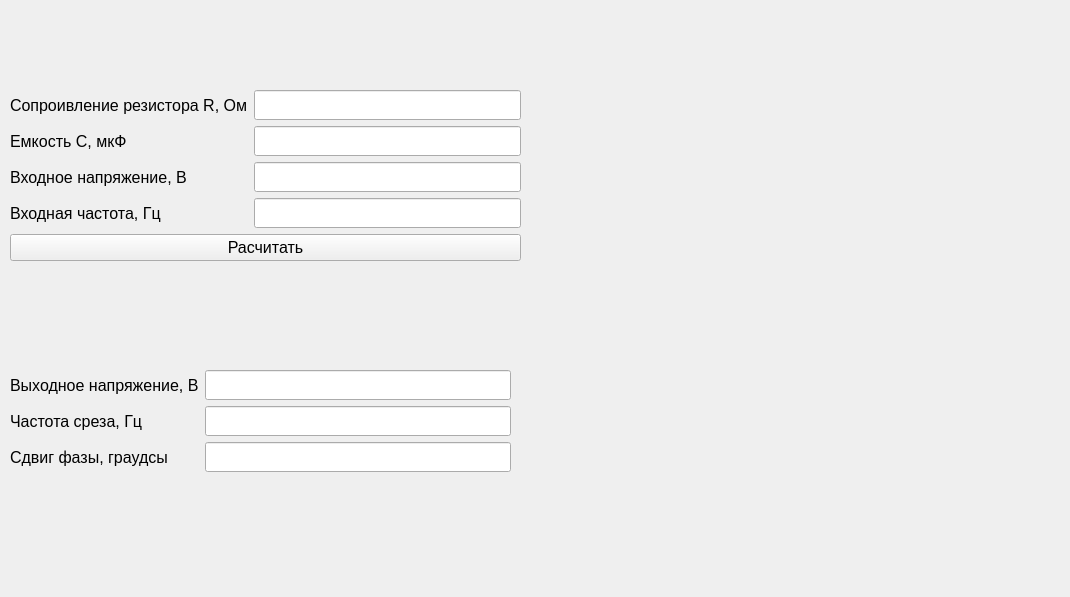
<?xml version="1.0" encoding="UTF-8"?>
<ui version="4.0">
 <class>Form</class>
 <widget class="QWidget" name="Form">
  <property name="geometry">
   <rect>
    <x>0</x>
    <y>0</y>
    <width>1070</width>
    <height>597</height>
   </rect>
  </property>
  <property name="windowTitle">
   <string>Form</string>
  </property>
  <widget class="QWidget" name="formLayoutWidget">
   <property name="geometry">
    <rect>
     <x>10</x>
     <y>370</y>
     <width>501</width>
     <height>151</height>
    </rect>
   </property>
   <layout class="QFormLayout" name="formLayout">
    <item row="0" column="0">
     <widget class="QLabel" name="label_4">
      <property name="maximumSize">
       <size>
        <width>16777215</width>
        <height>30</height>
       </size>
      </property>
      <property name="font">
       <font>
        <pointsize>12</pointsize>
       </font>
      </property>
      <property name="text">
       <string>Выходное напряжение, В</string>
      </property>
      <property name="margin">
       <number>0</number>
      </property>
     </widget>
    </item>
    <item row="0" column="1">
     <widget class="QLineEdit" name="Eout">
      <property name="sizePolicy">
       <sizepolicy hsizetype="Expanding" vsizetype="Maximum">
        <horstretch>0</horstretch>
        <verstretch>0</verstretch>
       </sizepolicy>
      </property>
      <property name="minimumSize">
       <size>
        <width>0</width>
        <height>30</height>
       </size>
      </property>
     </widget>
    </item>
    <item row="1" column="0">
     <widget class="QLabel" name="label_5">
      <property name="maximumSize">
       <size>
        <width>16777215</width>
        <height>30</height>
       </size>
      </property>
      <property name="font">
       <font>
        <pointsize>12</pointsize>
       </font>
      </property>
      <property name="text">
       <string>Частота среза, Гц</string>
      </property>
      <property name="margin">
       <number>0</number>
      </property>
     </widget>
    </item>
    <item row="1" column="1">
     <widget class="QLineEdit" name="Freq">
      <property name="sizePolicy">
       <sizepolicy hsizetype="Expanding" vsizetype="Maximum">
        <horstretch>0</horstretch>
        <verstretch>0</verstretch>
       </sizepolicy>
      </property>
      <property name="minimumSize">
       <size>
        <width>0</width>
        <height>30</height>
       </size>
      </property>
     </widget>
    </item>
    <item row="2" column="0">
     <widget class="QLabel" name="label_10">
      <property name="maximumSize">
       <size>
        <width>16777215</width>
        <height>30</height>
       </size>
      </property>
      <property name="font">
       <font>
        <pointsize>12</pointsize>
       </font>
      </property>
      <property name="text">
       <string>Сдвиг фазы, граудсы</string>
      </property>
      <property name="margin">
       <number>0</number>
      </property>
     </widget>
    </item>
    <item row="2" column="1">
     <widget class="QLineEdit" name="Phase">
      <property name="sizePolicy">
       <sizepolicy hsizetype="Expanding" vsizetype="Maximum">
        <horstretch>0</horstretch>
        <verstretch>0</verstretch>
       </sizepolicy>
      </property>
      <property name="minimumSize">
       <size>
        <width>0</width>
        <height>30</height>
       </size>
      </property>
     </widget>
    </item>
   </layout>
  </widget>
  <widget class="QWidget" name="formLayoutWidget_2">
   <property name="geometry">
    <rect>
     <x>10</x>
     <y>90</y>
     <width>511</width>
     <height>173</height>
    </rect>
   </property>
   <layout class="QFormLayout" name="formLayout_2">
    <item row="0" column="0">
     <widget class="QLabel" name="label">
      <property name="maximumSize">
       <size>
        <width>16777215</width>
        <height>30</height>
       </size>
      </property>
      <property name="font">
       <font>
        <pointsize>12</pointsize>
       </font>
      </property>
      <property name="text">
       <string>Сопроивление резистора R, Ом</string>
      </property>
      <property name="margin">
       <number>0</number>
      </property>
     </widget>
    </item>
    <item row="0" column="1">
     <widget class="QLineEdit" name="RR">
      <property name="sizePolicy">
       <sizepolicy hsizetype="Expanding" vsizetype="Maximum">
        <horstretch>0</horstretch>
        <verstretch>0</verstretch>
       </sizepolicy>
      </property>
      <property name="minimumSize">
       <size>
        <width>0</width>
        <height>30</height>
       </size>
      </property>
     </widget>
    </item>
    <item row="1" column="0">
     <widget class="QLabel" name="label_3">
      <property name="maximumSize">
       <size>
        <width>16777215</width>
        <height>30</height>
       </size>
      </property>
      <property name="font">
       <font>
        <pointsize>12</pointsize>
       </font>
      </property>
      <property name="text">
       <string>Емкость C, мкФ</string>
      </property>
      <property name="margin">
       <number>0</number>
      </property>
     </widget>
    </item>
    <item row="1" column="1">
     <widget class="QLineEdit" name="CC">
      <property name="sizePolicy">
       <sizepolicy hsizetype="Expanding" vsizetype="Maximum">
        <horstretch>0</horstretch>
        <verstretch>0</verstretch>
       </sizepolicy>
      </property>
      <property name="minimumSize">
       <size>
        <width>0</width>
        <height>30</height>
       </size>
      </property>
     </widget>
    </item>
    <item row="4" column="0" colspan="2">
     <widget class="QPushButton" name="pushButton">
      <property name="font">
       <font>
        <pointsize>12</pointsize>
       </font>
      </property>
      <property name="text">
       <string>Расчитать</string>
      </property>
     </widget>
    </item>
    <item row="2" column="0">
     <widget class="QLabel" name="label_8">
      <property name="maximumSize">
       <size>
        <width>16777215</width>
        <height>30</height>
       </size>
      </property>
      <property name="font">
       <font>
        <pointsize>12</pointsize>
       </font>
      </property>
      <property name="text">
       <string>Входное напряжение, В</string>
      </property>
      <property name="margin">
       <number>0</number>
      </property>
     </widget>
    </item>
    <item row="2" column="1">
     <widget class="QLineEdit" name="Ein">
      <property name="sizePolicy">
       <sizepolicy hsizetype="Expanding" vsizetype="Maximum">
        <horstretch>0</horstretch>
        <verstretch>0</verstretch>
       </sizepolicy>
      </property>
      <property name="minimumSize">
       <size>
        <width>0</width>
        <height>30</height>
       </size>
      </property>
     </widget>
    </item>
    <item row="3" column="0">
     <widget class="QLabel" name="label_9">
      <property name="maximumSize">
       <size>
        <width>16777215</width>
        <height>30</height>
       </size>
      </property>
      <property name="font">
       <font>
        <pointsize>12</pointsize>
       </font>
      </property>
      <property name="text">
       <string>Входная частота, Гц</string>
      </property>
      <property name="margin">
       <number>0</number>
      </property>
     </widget>
    </item>
    <item row="3" column="1">
     <widget class="QLineEdit" name="Freq_in">
      <property name="sizePolicy">
       <sizepolicy hsizetype="Expanding" vsizetype="Maximum">
        <horstretch>0</horstretch>
        <verstretch>0</verstretch>
       </sizepolicy>
      </property>
      <property name="minimumSize">
       <size>
        <width>0</width>
        <height>30</height>
       </size>
      </property>
     </widget>
    </item>
   </layout>
  </widget>
  <widget class="QLabel" name="label_6">
   <property name="geometry">
    <rect>
     <x>540</x>
     <y>80</y>
     <width>511</width>
     <height>451</height>
    </rect>
   </property>
   <property name="text">
    <string/>
   </property>
   <property name="pixmap">
    <pixmap>../../img/RLC/HPF.png</pixmap>
   </property>
   <property name="scaledContents">
    <bool>true</bool>
   </property>
  </widget>
  <widget class="QLabel" name="label_7">
   <property name="geometry">
    <rect>
     <x>380</x>
     <y>30</y>
     <width>47</width>
     <height>13</height>
    </rect>
   </property>
   <property name="text">
    <string/>
   </property>
  </widget>
 </widget>
 <resources/>
 <connections/>
</ui>
